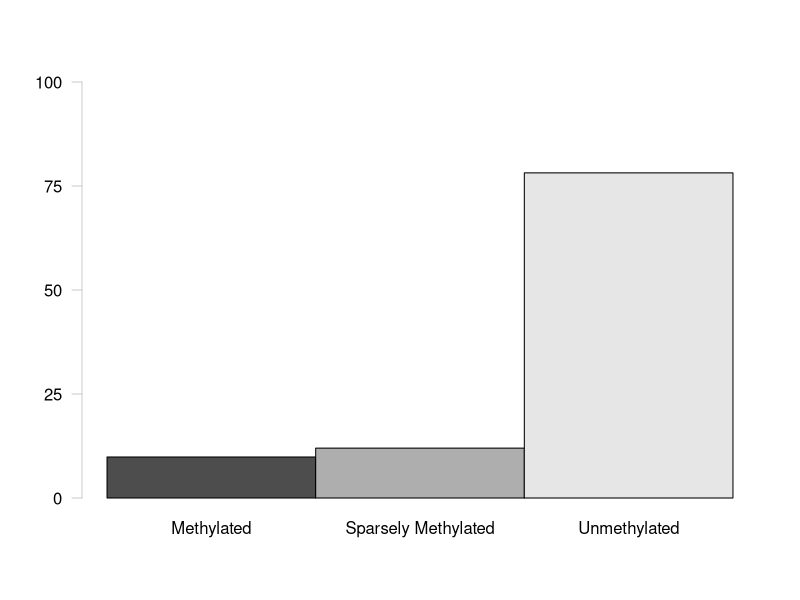
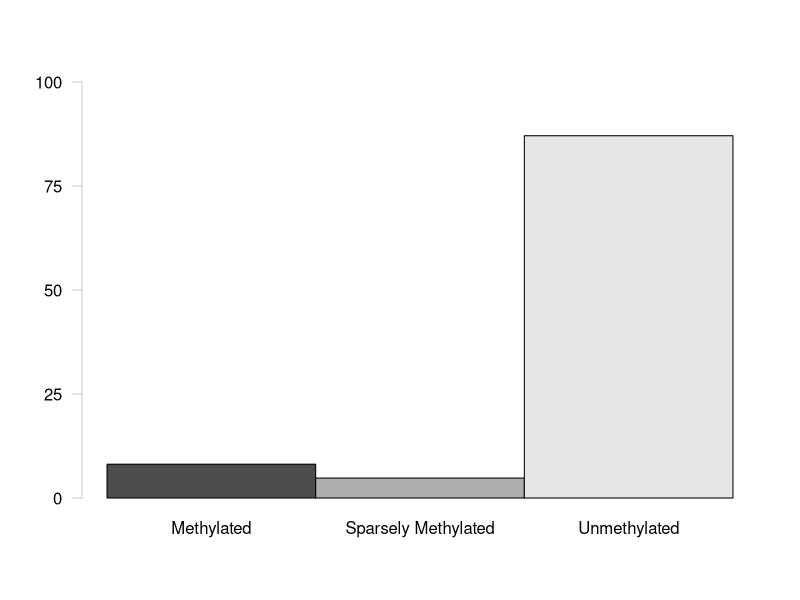
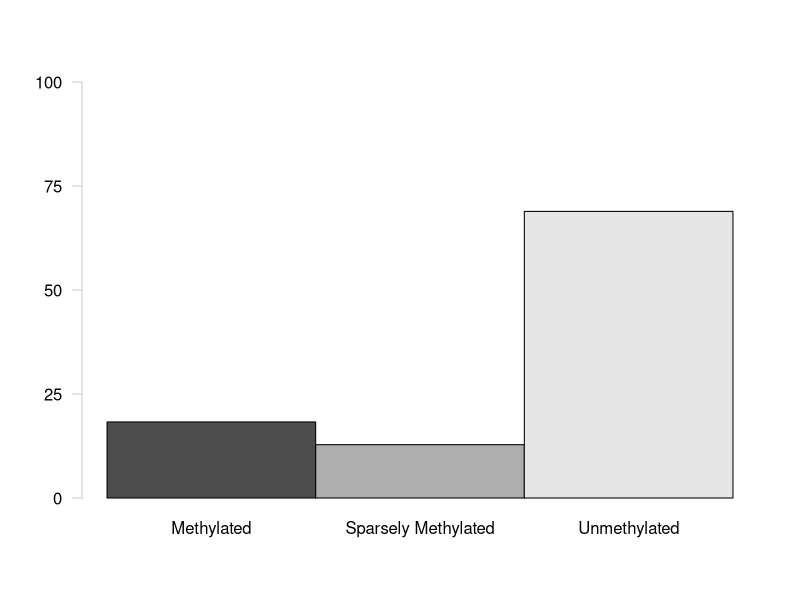
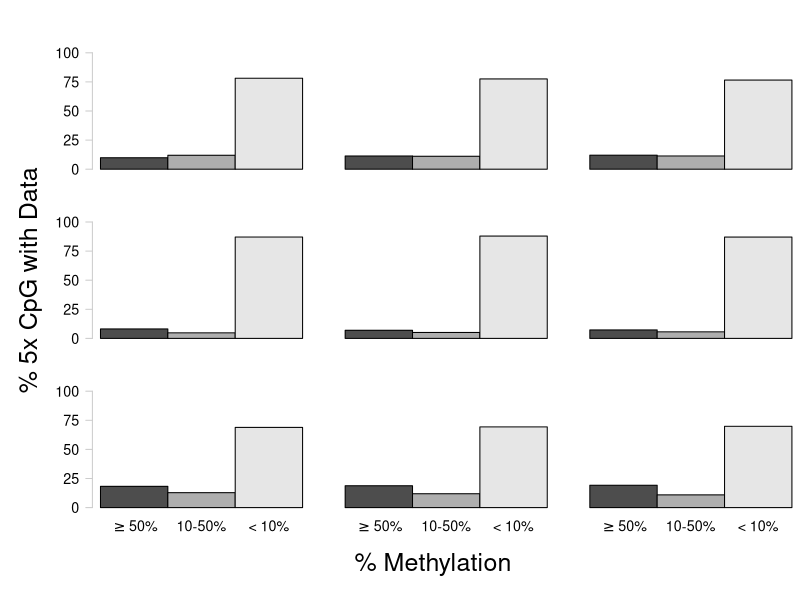

These charts were generated, in order, by the following R code:
## ---- chunk 1
knitr::opts_chunk$set(echo = TRUE)
## ---- chunk 2
sessionInfo()
## ---- chunk 3
McapAll <- read.table("../analyses/Characterizing-CpG-Methylation-5x/Mcap/Mcap-5x-bedgraph-counts.txt", header = FALSE, col.names = c("totalLines", "filename")) #Import file using space as a delimiter. Columns are the number of lines and the filename
McapAll <- McapAll[-10,] #Remove last row (total lines for all files)
tail(McapAll) #Confirm import
## ---- chunk 4
McapMeth <- read.table("../analyses/Characterizing-CpG-Methylation-5x/Mcap/Mcap-5x-Meth-counts.txt", header = FALSE, col.names = c("Meth", "filename")) #Import file using space as a delimiter. Columns are the number of lines and the filename
McapMeth <- McapMeth[-10,] #Remove last row (total lines for all files)
tail(McapMeth) #Confirm import
## ---- chunk 5
McapSparseMeth <- read.table("../analyses/Characterizing-CpG-Methylation-5x/Mcap/Mcap-5x-sparseMeth-counts.txt", header = FALSE, col.names = c("sparseMeth", "filename")) #Import file using space as a delimiter. Columns are the number of lines and the filename
McapSparseMeth <- McapSparseMeth[-10,] #Remove last row (total lines for all files)
tail(McapSparseMeth) #Confirm import
## ---- chunk 6
McapUnMeth <- read.table("../analyses/Characterizing-CpG-Methylation-5x/Mcap/Mcap-5x-unMeth-counts.txt", header = FALSE, col.names = c("unMeth", "filename")) #Import file using space as a delimiter. Columns are the number of lines and the filename
McapUnMeth <- McapUnMeth[-10,] #Remove last row (total lines for all files)
tail(McapUnMeth) #Confirm import
## ---- chunk 7
McapCpGType <- cbind(McapAll, McapMeth, McapSparseMeth, McapUnMeth) #Mash tables together by column
McapCpGType <- McapCpGType[,-c(2,4,6,8)] #Remove filename columns
tail(McapCpGType) #Confirm table mashing
## ---- chunk 8
McapCpGType$percentMeth <- (McapCpGType$Meth / McapCpGType$totalLines) * 100 #Calculate percent methylated loci
McapCpGType$percentSparseMeth <- (McapCpGType$sparseMeth / McapCpGType$totalLines) * 100 #Calculate percent sparsely methylated loci
McapCpGType$percentUnMeth <- (McapCpGType$unMeth / McapCpGType$totalLines) * 100 #Calculate percent unmethylated loci
McapCpGType <- McapCpGType[,c(1, 2, 5, 3, 6, 4, 7)] #Reorganize columns
tail(McapCpGType) #Confirm calculations
## ---- chunk 9
write.table(McapCpGType, "../analyses/Characterizing-CpG-Methylation-5x/Mcap/Mcap-CpG-Type.txt", sep = "\t", quote = FALSE, row.names = TRUE) #Save summary table
## ---- chunk 10
PactAll <- read.table("../analyses/Characterizing-CpG-Methylation-5x/Pact/Pact-5x-bedgraph-counts.txt", header = FALSE, col.names = c("totalLines", "filename")) #Import file using space as a delimiter. Columns are the number of lines and the filename
PactAll <- PactAll[-10,] #Remove last row (total lines for all files)
tail(PactAll) #Confirm import
## ---- chunk 11
PactMeth <- read.table("../analyses/Characterizing-CpG-Methylation-5x/Pact/Pact-5x-Meth-counts.txt", header = FALSE, col.names = c("Meth", "filename")) #Import file using space as a delimiter. Columns are the number of lines and the filename
PactMeth <- PactMeth[-10,] #Remove last row (total lines for all files)
tail(PactMeth) #Confirm import
## ---- chunk 12
PactSparseMeth <- read.table("../analyses/Characterizing-CpG-Methylation-5x/Pact/Pact-5x-sparseMeth-counts.txt", header = FALSE, col.names = c("sparseMeth", "filename")) #Import file using space as a delimiter. Columns are the number of lines and the filename
PactSparseMeth <- PactSparseMeth[-10,] #Remove last row (total lines for all files)
tail(PactSparseMeth) #Confirm import
## ---- chunk 13
PactUnMeth <- read.table("../analyses/Characterizing-CpG-Methylation-5x/Pact/Pact-5x-unMeth-counts.txt", header = FALSE, col.names = c("unMeth", "filename")) #Import file using space as a delimiter. Columns are the number of lines and the filename
PactUnMeth <- PactUnMeth[-10,] #Remove last row (total lines for all files)
tail(PactUnMeth) #Confirm import
## ---- chunk 14
PactCpGType <- cbind(PactAll, PactMeth, PactSparseMeth, PactUnMeth) #Mash tables together by column
PactCpGType <- PactCpGType[,-c(2,4,6,8)] #Remove filename columns
tail(PactCpGType) #Confirm table mashing
## ---- chunk 15
PactCpGType$percentMeth <- (PactCpGType$Meth / PactCpGType$totalLines) * 100 #Calculate percent methylated loci
PactCpGType$percentSparseMeth <- (PactCpGType$sparseMeth / PactCpGType$totalLines) * 100 #Calculate percent sparsely methylated loci
PactCpGType$percentUnMeth <- (PactCpGType$unMeth / PactCpGType$totalLines) * 100 #Calculate percent unmethylated loci
PactCpGType <- PactCpGType[,c(1, 2, 5, 3, 6, 4, 7)] #Reorganize columns
tail(PactCpGType) #Confirm calculations
## ---- chunk 16
write.table(PactCpGType, "../analyses/Characterizing-CpG-Methylation-5x/Pact/Pact-CpG-Type.txt", sep = "\t", quote = FALSE, row.names = TRUE) #Save summary table
## ---- chunk 17
McapGeneOverlaps <- read.table("../analyses/Characterizing-CpG-Methylation-5x/Mcap/Mcap-5x-mcGenes-counts.txt", header = FALSE, col.names = c("counts", "filename")) #Import file with all file-gene overlaps
McapGeneOverlaps <- McapGeneOverlaps[-37,] #Remove final row
tail(McapGeneOverlaps) #Confirm import
## ---- chunk 18
McapGeneSummary <- data.frame("totalLines" = rep(0, times = 9),
                              "Meth" = rep(0, times = 9),
                              "sparseMeth" = rep(0, times = 9),
                              "unMeth" = rep(0, times = 9)) #Create empty dataframe for final summary table
head(McapGeneSummary) #Confirm dataframe creation
## ---- chunk 19
nLines <- length(McapGeneSummary$totalLines) #Count number of lines
for(i in 1:nLines) {
  McapGeneSummary[i,1] <- McapGeneOverlaps[i+(3*i),1]
} #For every file with the total number of CpG with data (i + (3*i)), take the value in the first column (total lines) and save it in the first column
head(McapGeneSummary) #Confirm values were added
## ---- chunk 20
for(i in 1:nLines) {
  McapGeneSummary[i,2] <- McapGeneOverlaps[(i+(3*i)-3),1]
} #For every file with the total number of CpG with data ((i + (3*i))-3), take the value in the first column (total lines) and save it in the second column
head(McapGeneSummary) #Confirm values were added
## ---- chunk 21
for(i in 1:nLines) {
  McapGeneSummary[i,3] <- McapGeneOverlaps[(i+(3*i)-2),1]
} #For every file with the total number of CpG with data ((i + (3*i))-2), take the value in the first column (total lines) and save it in the third column
head(McapGeneSummary) #Confirm values were added
## ---- chunk 22
for(i in 1:nLines) {
  McapGeneSummary[i,4] <- McapGeneOverlaps[(i+(3*i)-1),1]
} #For every file with the total number of CpG with data ((i + (3*i))-1), take the value in the first column (total lines) and save it in the fourth column
head(McapGeneSummary) #Confirm values were added
## ---- chunk 23
McapGeneSummary$percentMeth <- (McapGeneSummary$Meth / McapGeneSummary$totalLines) * 100 #Calculate percent methylated
McapGeneSummary$percentSparseMeth <- (McapGeneSummary$sparseMeth / McapGeneSummary$totalLines) * 100 #Calculate percent sparsely methylated
McapGeneSummary$percentUnMeth <- (McapGeneSummary$unMeth / McapGeneSummary$totalLines) * 100 #Calculate percent unmethylated
McapGeneSummary <- McapGeneSummary[,c(1,2,5,3,6,4,7)] #Rearrange columns
tail(McapGeneSummary) #Confirm calculations
## ---- chunk 24
write.table(McapGeneSummary, "../analyses/Characterizing-CpG-Methylation-5x/Mcap/Mcap-Gene-Overlaps.txt", sep = "\t", quote = FALSE, row.names = TRUE) #Save summary table
## ---- chunk 25
McapCDSOverlaps <- read.table("../analyses/Characterizing-CpG-Methylation-5x/Mcap/Mcap-5x-mcCDS-counts.txt", header = FALSE, col.names = c("counts", "filename")) #Import file with all file-CDS overlaps
McapCDSOverlaps <- McapCDSOverlaps[-37,] #Remove final row
tail(McapCDSOverlaps) #Confirm import
## ---- chunk 26
McapCDSSummary <- data.frame("totalLines" = rep(0, times = 9),
                              "Meth" = rep(0, times = 9),
                              "sparseMeth" = rep(0, times = 9),
                              "unMeth" = rep(0, times = 9)) #Create empty dataframe for final summary table
head(McapCDSSummary) #Confirm dataframe creation
## ---- chunk 27
nLines <- length(McapCDSSummary$totalLines) #Count number of lines
for(i in 1:nLines) {
  McapCDSSummary[i,1] <- McapCDSOverlaps[i+(3*i),1]
} #For every file with the total number of CpG with data (i + (3*i)), take the value in the first column (total lines) and save it in the first column
head(McapCDSSummary) #Confirm values were added
## ---- chunk 28
for(i in 1:nLines) {
  McapCDSSummary[i,2] <- McapCDSOverlaps[(i+(3*i)-3),1]
} #For every file with the total number of CpG with data ((i + (3*i))-3), take the value in the first column (total lines) and save it in the second column
head(McapCDSSummary) #Confirm values were added
## ---- chunk 29
for(i in 1:nLines) {
  McapCDSSummary[i,3] <- McapCDSOverlaps[(i+(3*i)-2),1]
} #For every file with the total number of CpG with data ((i + (3*i))-2), take the value in the first column (total lines) and save it in the third column
head(McapCDSSummary) #Confirm values were added
## ---- chunk 30
for(i in 1:nLines) {
  McapCDSSummary[i,4] <- McapCDSOverlaps[(i+(3*i)-1),1]
} #For every file with the total number of CpG with data ((i + (3*i))-1), take the value in the first column (total lines) and save it in the fourth column
head(McapCDSSummary) #Confirm values were added
## ---- chunk 31
McapCDSSummary$percentMeth <- (McapCDSSummary$Meth / McapCDSSummary$totalLines) * 100 #Calculate percent methylated
McapCDSSummary$percentSparseMeth <- (McapCDSSummary$sparseMeth / McapCDSSummary$totalLines) * 100 #Calculate percent sparsely methylated
McapCDSSummary$percentUnMeth <- (McapCDSSummary$unMeth / McapCDSSummary$totalLines) * 100 #Calculate percent unmethylated
McapCDSSummary <- McapCDSSummary[,c(1,2,5,3,6,4,7)] #Rearrange columns
tail(McapCDSSummary) #Confirm calculations
## ---- chunk 32
write.table(McapCDSSummary, "../analyses/Characterizing-CpG-Methylation-5x/Mcap/Mcap-CDS-Overlaps.txt", sep = "\t", quote = FALSE, row.names = TRUE) #Save summary table
## ---- chunk 33
McapIntronsOverlaps <- read.table("../analyses/Characterizing-CpG-Methylation-5x/Mcap/Mcap-5x-mcIntrons-counts.txt", header = FALSE, col.names = c("counts", "filename")) #Import file with all file-Introns overlaps
McapIntronsOverlaps <- McapIntronsOverlaps[-37,] #Remove final row
tail(McapIntronsOverlaps) #Confirm import
## ---- chunk 34
McapIntronsSummary <- data.frame("totalLines" = rep(0, times = 9),
                              "Meth" = rep(0, times = 9),
                              "sparseMeth" = rep(0, times = 9),
                              "unMeth" = rep(0, times = 9)) #Create empty dataframe for final summary table
head(McapIntronsSummary) #Confirm dataframe creation
## ---- chunk 35
nLines <- length(McapIntronsSummary$totalLines) #Count number of lines
for(i in 1:nLines) {
  McapIntronsSummary[i,1] <- McapIntronsOverlaps[i+(3*i),1]
} #For every file with the total number of CpG with data (i + (3*i)), take the value in the first column (total lines) and save it in the first column
head(McapIntronsSummary) #Confirm values were added
## ---- chunk 36
for(i in 1:nLines) {
  McapIntronsSummary[i,2] <- McapIntronsOverlaps[(i+(3*i)-3),1]
} #For every file with the total number of CpG with data ((i + (3*i))-3), take the value in the first column (total lines) and save it in the second column
head(McapIntronsSummary) #Confirm values were added
## ---- chunk 37
for(i in 1:nLines) {
  McapIntronsSummary[i,3] <- McapIntronsOverlaps[(i+(3*i)-2),1]
} #For every file with the total number of CpG with data ((i + (3*i))-2), take the value in the first column (total lines) and save it in the third column
head(McapIntronsSummary) #Confirm values were added
## ---- chunk 38
for(i in 1:nLines) {
  McapIntronsSummary[i,4] <- McapIntronsOverlaps[(i+(3*i)-1),1]
} #For every file with the total number of CpG with data ((i + (3*i))-1), take the value in the first column (total lines) and save it in the fourth column
head(McapIntronsSummary) #Confirm values were added
## ---- chunk 39
McapIntronsSummary$percentMeth <- (McapIntronsSummary$Meth / McapIntronsSummary$totalLines) * 100 #Calculate percent methylated
McapIntronsSummary$percentSparseMeth <- (McapIntronsSummary$sparseMeth / McapIntronsSummary$totalLines) * 100 #Calculate percent sparsely methylated
McapIntronsSummary$percentUnMeth <- (McapIntronsSummary$unMeth / McapIntronsSummary$totalLines) * 100 #Calculate percent unmethylated
McapIntronsSummary <- McapIntronsSummary[,c(1,2,5,3,6,4,7)] #Rearrange columns
tail(McapIntronsSummary) #Confirm calculations
## ---- chunk 40
write.table(McapIntronsSummary, "../analyses/Characterizing-CpG-Methylation-5x/Mcap/Mcap-Introns-Overlaps.txt", sep = "\t", quote = FALSE, row.names = TRUE) #Save summary table
## ---- chunk 41
McapIntergenicOverlaps <- read.table("../analyses/Characterizing-CpG-Methylation-5x/Mcap/Mcap-5x-mcIntergenic-counts.txt", header = FALSE, col.names = c("counts", "filename")) #Import file with all file-Intergenic overlaps
McapIntergenicOverlaps <- McapIntergenicOverlaps[-37,] #Remove final row
tail(McapIntergenicOverlaps) #Confirm import
## ---- chunk 42
McapIntergenicSummary <- data.frame("totalLines" = rep(0, times = 9),
                              "Meth" = rep(0, times = 9),
                              "sparseMeth" = rep(0, times = 9),
                              "unMeth" = rep(0, times = 9)) #Create empty dataframe for final summary table
head(McapIntergenicSummary) #Confirm dataframe creation
## ---- chunk 43
nLines <- length(McapIntergenicSummary$totalLines) #Count number of lines
for(i in 1:nLines) {
  McapIntergenicSummary[i,1] <- McapIntergenicOverlaps[i+(3*i),1]
} #For every file with the total number of CpG with data (i + (3*i)), take the value in the first column (total lines) and save it in the first column
head(McapIntergenicSummary) #Confirm values were added
## ---- chunk 44
for(i in 1:nLines) {
  McapIntergenicSummary[i,2] <- McapIntergenicOverlaps[(i+(3*i)-3),1]
} #For every file with the total number of CpG with data ((i + (3*i))-3), take the value in the first column (total lines) and save it in the second column
head(McapIntergenicSummary) #Confirm values were added
## ---- chunk 45
for(i in 1:nLines) {
  McapIntergenicSummary[i,3] <- McapIntergenicOverlaps[(i+(3*i)-2),1]
} #For every file with the total number of CpG with data ((i + (3*i))-2), take the value in the first column (total lines) and save it in the third column
head(McapIntergenicSummary) #Confirm values were added
## ---- chunk 46
for(i in 1:nLines) {
  McapIntergenicSummary[i,4] <- McapIntergenicOverlaps[(i+(3*i)-1),1]
} #For every file with the total number of CpG with data ((i + (3*i))-1), take the value in the first column (total lines) and save it in the fourth column
head(McapIntergenicSummary) #Confirm values were added
## ---- chunk 47
McapIntergenicSummary$percentMeth <- (McapIntergenicSummary$Meth / McapIntergenicSummary$totalLines) * 100 #Calculate percent methylated
McapIntergenicSummary$percentSparseMeth <- (McapIntergenicSummary$sparseMeth / McapIntergenicSummary$totalLines) * 100 #Calculate percent sparsely methylated
McapIntergenicSummary$percentUnMeth <- (McapIntergenicSummary$unMeth / McapIntergenicSummary$totalLines) * 100 #Calculate percent unmethylated
McapIntergenicSummary <- McapIntergenicSummary[,c(1,2,5,3,6,4,7)] #Rearrange columns
tail(McapIntergenicSummary) #Confirm calculations
## ---- chunk 48
write.table(McapIntergenicSummary, "../analyses/Characterizing-CpG-Methylation-5x/Mcap/Mcap-Intergenic-Overlaps.txt", sep = "\t", quote = FALSE, row.names = TRUE) #Save summary table
## ---- chunk 49
PactGeneOverlaps <- read.table("../analyses/Characterizing-CpG-Methylation-5x/Pact/Pact-5x-paGenes-counts.txt", header = FALSE, col.names = c("counts", "filename")) #Import file with all file-gene overlaps
PactGeneOverlaps <- PactGeneOverlaps[-37,] #Remove final row
tail(PactGeneOverlaps) #Confirm import
## ---- chunk 50
PactGeneSummary <- data.frame("totalLines" = rep(0, times = 9),
                              "Meth" = rep(0, times = 9),
                              "sparseMeth" = rep(0, times = 9),
                              "unMeth" = rep(0, times = 9)) #Create empty dataframe for final summary table
head(PactGeneSummary) #Confirm dataframe creation
## ---- chunk 51
nLines <- length(PactGeneSummary$totalLines) #Count number of lines
for(i in 1:nLines) {
  PactGeneSummary[i,1] <- PactGeneOverlaps[i+(3*i),1]
} #For every file with the total number of CpG with data (i + (3*i)), take the value in the first column (total lines) and save it in the first column
head(PactGeneSummary) #Confirm values were added
## ---- chunk 52
for(i in 1:nLines) {
  PactGeneSummary[i,2] <- PactGeneOverlaps[(i+(3*i)-3),1]
} #For every file with the total number of CpG with data ((i + (3*i))-3), take the value in the first column (total lines) and save it in the second column
head(PactGeneSummary) #Confirm values were added
## ---- chunk 53
for(i in 1:nLines) {
  PactGeneSummary[i,3] <- PactGeneOverlaps[(i+(3*i)-2),1]
} #For every file with the total number of CpG with data ((i + (3*i))-2), take the value in the first column (total lines) and save it in the third column
head(PactGeneSummary) #Confirm values were added
## ---- chunk 54
for(i in 1:nLines) {
  PactGeneSummary[i,4] <- PactGeneOverlaps[(i+(3*i)-1),1]
} #For every file with the total number of CpG with data ((i + (3*i))-1), take the value in the first column (total lines) and save it in the fourth column
head(PactGeneSummary) #Confirm values were added
## ---- chunk 55
PactGeneSummary$percentMeth <- (PactGeneSummary$Meth / PactGeneSummary$totalLines) * 100 #Calculate percent methylated
PactGeneSummary$percentSparseMeth <- (PactGeneSummary$sparseMeth / PactGeneSummary$totalLines) * 100 #Calculate percent sparsely methylated
PactGeneSummary$percentUnMeth <- (PactGeneSummary$unMeth / PactGeneSummary$totalLines) * 100 #Calculate percent unmethylated
PactGeneSummary <- PactGeneSummary[,c(1,2,5,3,6,4,7)] #Rearrange columns
tail(PactGeneSummary) #Confirm calculations
## ---- chunk 56
write.table(PactGeneSummary, "../analyses/Characterizing-CpG-Methylation-5x/Pact/Pact-Gene-Overlaps.txt", sep = "\t", quote = FALSE, row.names = TRUE) #Save summary table
## ---- chunk 57
PactCDSOverlaps <- read.table("../analyses/Characterizing-CpG-Methylation-5x/Pact/Pact-5x-paCDS-counts.txt", header = FALSE, col.names = c("counts", "filename")) #Import file with all file-CDS overlaps
PactCDSOverlaps <- PactCDSOverlaps[-37,] #Remove final row
tail(PactCDSOverlaps) #Confirm import
## ---- chunk 58
PactCDSSummary <- data.frame("totalLines" = rep(0, times = 9),
                              "Meth" = rep(0, times = 9),
                              "sparseMeth" = rep(0, times = 9),
                              "unMeth" = rep(0, times = 9)) #Create empty dataframe for final summary table
head(PactCDSSummary) #Confirm dataframe creation
## ---- chunk 59
nLines <- length(PactCDSSummary$totalLines) #Count number of lines
for(i in 1:nLines) {
  PactCDSSummary[i,1] <- PactCDSOverlaps[i+(3*i),1]
} #For every file with the total number of CpG with data (i + (3*i)), take the value in the first column (total lines) and save it in the first column
head(PactCDSSummary) #Confirm values were added
## ---- chunk 60
for(i in 1:nLines) {
  PactCDSSummary[i,2] <- PactCDSOverlaps[(i+(3*i)-3),1]
} #For every file with the total number of CpG with data ((i + (3*i))-3), take the value in the first column (total lines) and save it in the second column
head(PactCDSSummary) #Confirm values were added
## ---- chunk 61
for(i in 1:nLines) {
  PactCDSSummary[i,3] <- PactCDSOverlaps[(i+(3*i)-2),1]
} #For every file with the total number of CpG with data ((i + (3*i))-2), take the value in the first column (total lines) and save it in the third column
head(PactCDSSummary) #Confirm values were added
## ---- chunk 62
for(i in 1:nLines) {
  PactCDSSummary[i,4] <- PactCDSOverlaps[(i+(3*i)-1),1]
} #For every file with the total number of CpG with data ((i + (3*i))-1), take the value in the first column (total lines) and save it in the fourth column
head(PactCDSSummary) #Confirm values were added
## ---- chunk 63
PactCDSSummary$percentMeth <- (PactCDSSummary$Meth / PactCDSSummary$totalLines) * 100 #Calculate percent methylated
PactCDSSummary$percentSparseMeth <- (PactCDSSummary$sparseMeth / PactCDSSummary$totalLines) * 100 #Calculate percent sparsely methylated
PactCDSSummary$percentUnMeth <- (PactCDSSummary$unMeth / PactCDSSummary$totalLines) * 100 #Calculate percent unmethylated
PactCDSSummary <- PactCDSSummary[,c(1,2,5,3,6,4,7)] #Rearrange columns
tail(PactCDSSummary) #Confirm calculations
## ---- chunk 64
write.table(PactCDSSummary, "../analyses/Characterizing-CpG-Methylation-5x/Pact/Pact-CDS-Overlaps.txt", sep = "\t", quote = FALSE, row.names = TRUE) #Save summary table
## ---- chunk 65
PactIntronsOverlaps <- read.table("../analyses/Characterizing-CpG-Methylation-5x/Pact/Pact-5x-paIntron-counts.txt", header = FALSE, col.names = c("counts", "filename")) #Import file with all file-Introns overlaps
PactIntronsOverlaps <- PactIntronsOverlaps[-37,] #Remove final row
tail(PactIntronsOverlaps) #Confirm import
## ---- chunk 66
PactIntronsSummary <- data.frame("totalLines" = rep(0, times = 9),
                              "Meth" = rep(0, times = 9),
                              "sparseMeth" = rep(0, times = 9),
                              "unMeth" = rep(0, times = 9)) #Create empty dataframe for final summary table
head(PactIntronsSummary) #Confirm dataframe creation
## ---- chunk 67
nLines <- length(PactIntronsSummary$totalLines) #Count number of lines
for(i in 1:nLines) {
  PactIntronsSummary[i,1] <- PactIntronsOverlaps[i+(3*i),1]
} #For every file with the total number of CpG with data (i + (3*i)), take the value in the first column (total lines) and save it in the first column
head(PactIntronsSummary) #Confirm values were added
## ---- chunk 68
for(i in 1:nLines) {
  PactIntronsSummary[i,2] <- PactIntronsOverlaps[(i+(3*i)-3),1]
} #For every file with the total number of CpG with data ((i + (3*i))-3), take the value in the first column (total lines) and save it in the second column
head(PactIntronsSummary) #Confirm values were added
## ---- chunk 69
for(i in 1:nLines) {
  PactIntronsSummary[i,3] <- PactIntronsOverlaps[(i+(3*i)-2),1]
} #For every file with the total number of CpG with data ((i + (3*i))-2), take the value in the first column (total lines) and save it in the third column
head(PactIntronsSummary) #Confirm values were added
## ---- chunk 70
for(i in 1:nLines) {
  PactIntronsSummary[i,4] <- PactIntronsOverlaps[(i+(3*i)-1),1]
} #For every file with the total number of CpG with data ((i + (3*i))-1), take the value in the first column (total lines) and save it in the fourth column
head(PactIntronsSummary) #Confirm values were added
## ---- chunk 71
PactIntronsSummary$percentMeth <- (PactIntronsSummary$Meth / PactIntronsSummary$totalLines) * 100 #Calculate percent methylated
PactIntronsSummary$percentSparseMeth <- (PactIntronsSummary$sparseMeth / PactIntronsSummary$totalLines) * 100 #Calculate percent sparsely methylated
PactIntronsSummary$percentUnMeth <- (PactIntronsSummary$unMeth / PactIntronsSummary$totalLines) * 100 #Calculate percent unmethylated
PactIntronsSummary <- PactIntronsSummary[,c(1,2,5,3,6,4,7)] #Rearrange columns
tail(PactIntronsSummary) #Confirm calculations
## ---- chunk 72
write.table(PactIntronsSummary, "../analyses/Characterizing-CpG-Methylation-5x/Pact/Pact-Introns-Overlaps.txt", sep = "\t", quote = FALSE, row.names = TRUE) #Save summary table
## ---- chunk 73
PactIntergenicOverlaps <- read.table("../analyses/Characterizing-CpG-Methylation-5x/Pact/Pact-5x-paIntergenic-counts.txt", header = FALSE, col.names = c("counts", "filename")) #Import file with all file-Intergenic overlaps
PactIntergenicOverlaps <- PactIntergenicOverlaps[-37,] #Remove final row
tail(PactIntergenicOverlaps) #Confirm import
## ---- chunk 74
PactIntergenicSummary <- data.frame("totalLines" = rep(0, times = 9),
                              "Meth" = rep(0, times = 9),
                              "sparseMeth" = rep(0, times = 9),
                              "unMeth" = rep(0, times = 9)) #Create empty dataframe for final summary table
head(PactIntergenicSummary) #Confirm dataframe creation
## ---- chunk 75
nLines <- length(PactIntergenicSummary$totalLines) #Count number of lines
for(i in 1:nLines) {
  PactIntergenicSummary[i,1] <- PactIntergenicOverlaps[i+(3*i),1]
} #For every file with the total number of CpG with data (i + (3*i)), take the value in the first column (total lines) and save it in the first column
head(PactIntergenicSummary) #Confirm values were added
## ---- chunk 76
for(i in 1:nLines) {
  PactIntergenicSummary[i,2] <- PactIntergenicOverlaps[(i+(3*i)-3),1]
} #For every file with the total number of CpG with data ((i + (3*i))-3), take the value in the first column (total lines) and save it in the second column
head(PactIntergenicSummary) #Confirm values were added
## ---- chunk 77
for(i in 1:nLines) {
  PactIntergenicSummary[i,3] <- PactIntergenicOverlaps[(i+(3*i)-2),1]
} #For every file with the total number of CpG with data ((i + (3*i))-2), take the value in the first column (total lines) and save it in the third column
head(PactIntergenicSummary) #Confirm values were added
## ---- chunk 78
for(i in 1:nLines) {
  PactIntergenicSummary[i,4] <- PactIntergenicOverlaps[(i+(3*i)-1),1]
} #For every file with the total number of CpG with data ((i + (3*i))-1), take the value in the first column (total lines) and save it in the fourth column
head(PactIntergenicSummary) #Confirm values were added
## ---- chunk 79
PactIntergenicSummary$percentMeth <- (PactIntergenicSummary$Meth / PactIntergenicSummary$totalLines) * 100 #Calculate percent methylated
PactIntergenicSummary$percentSparseMeth <- (PactIntergenicSummary$sparseMeth / PactIntergenicSummary$totalLines) * 100 #Calculate percent sparsely methylated
PactIntergenicSummary$percentUnMeth <- (PactIntergenicSummary$unMeth / PactIntergenicSummary$totalLines) * 100 #Calculate percent unmethylated
PactIntergenicSummary <- PactIntergenicSummary[,c(1,2,5,3,6,4,7)] #Rearrange columns
tail(PactIntergenicSummary) #Confirm calculations
## ---- chunk 80
write.table(PactIntergenicSummary, "../analyses/Characterizing-CpG-Methylation-5x/Pact/Pact-Intergenic-Overlaps.txt", sep = "\t", quote = FALSE, row.names = TRUE) #Save summary table
## ---- chunk 81
McapCpGTypePercents <- McapCpGType[,c(3,5,7)] #Keep only columns with % total CpG information
head(McapCpGTypePercents)
max(McapCpGTypePercents)
## ---- chunk 82
#Create test plots

barplot(t(McapCpGTypePercents[1,]), beside = TRUE, ylim = c(0,100), names.arg = c("Methylated", "Sparsely Methylated", "Unmethylated"), axes = FALSE) #Sample 1, WGBS
axis(side = 2, at = seq(0, 100, by = 25), las = 2, col = "grey80")

barplot(t(McapCpGTypePercents[4,]), beside = TRUE, ylim = c(0,100), names.arg = c("Methylated", "Sparsely Methylated", "Unmethylated"), axes = FALSE) #Sample 1, RRBS
axis(side = 2, at = seq(0, 100, by = 25), las = 2, col = "grey80")

barplot(t(McapCpGTypePercents[7,]), beside = TRUE, ylim = c(0,100), names.arg = c("Methylated", "Sparsely Methylated", "Unmethylated"), axes = FALSE) #Sample 1, MBD-BSSeq
axis(side = 2, at = seq(0, 100, by = 25), las = 2, col = "grey80")
## ---- chunk 83
pdf("../analyses/Characterizing-CpG-Methylation-5x/Mcap/Mcap-CpG-Type.pdf", height = 8.5, width = 11) #Save file as pdf

par(mfcol = c(3,3), mar = c(2, 2, 2, 0), oma = c(5, 5, 2, 0)) #Fill in multipanel plot by column and adjust inner and outer margins

barplot(t(McapCpGTypePercents[1,]), beside = TRUE, ylim = c(0,100), names.arg = FALSE, axes = FALSE) #Sample 1, WGBS
axis(side = 2, at = seq(0, 100, by = 25), las = 2, col = "grey80", cex.axis = 1.3) #Add y-axis

barplot(t(McapCpGTypePercents[4,]), beside = TRUE, ylim = c(0,100), names.arg = FALSE, axes = FALSE) #Sample 1, RRBS
axis(side = 2, at = seq(0, 100, by = 25), las = 2, col = "grey80", cex.axis = 1.3) #Add y-axis
mtext(side = 2, outer = TRUE, "% 5x CpG with Data", cex = 1.5, line = 2) #Add y-axis label

barplot(t(McapCpGTypePercents[7,]), beside = TRUE, ylim = c(0,100), names.arg = c(expression("">= "50%"), "10-50%", "< 10%"), cex.names = 1.3, axes = FALSE) #Sample 1, MBD-BSSeq
axis(side = 2, at = seq(0, 100, by = 25), las = 2, col = "grey80", cex.axis = 1.3) #Add y-axis

barplot(t(McapCpGTypePercents[2,]), beside = TRUE, ylim = c(0,100), names.arg = FALSE, axes = FALSE) #Sample 2, WGBS
barplot(t(McapCpGTypePercents[5,]), beside = TRUE, ylim = c(0,100), names.arg = FALSE, axes = FALSE) #Sample 2, RRBS
barplot(t(McapCpGTypePercents[8,]), beside = TRUE, ylim = c(0,100), names.arg = c(expression("">= "50%"), "10-50%", "< 10%"), cex.names = 1.3, axes = FALSE) #Sample 2, MBD-BSSeq
mtext(side = 1, outer = TRUE, "% Methylation", cex = 1.5, line = 2) #Add x-axis label

barplot(t(McapCpGTypePercents[3,]), beside = TRUE, ylim = c(0,100), names.arg = FALSE, axes = FALSE) #Sample 3, WGBS
barplot(t(McapCpGTypePercents[6,]), beside = TRUE, ylim = c(0,100), names.arg = FALSE, axes = FALSE) #Sample 3, RRBS
barplot(t(McapCpGTypePercents[9,]), beside = TRUE, ylim = c(0,100), names.arg = c(expression("">= "50%"), "10-50%", "< 10%"), cex.names = 1.3, axes = FALSE) #Sample 3, MBD-BSSeq

dev.off() #Turn off plotting device
